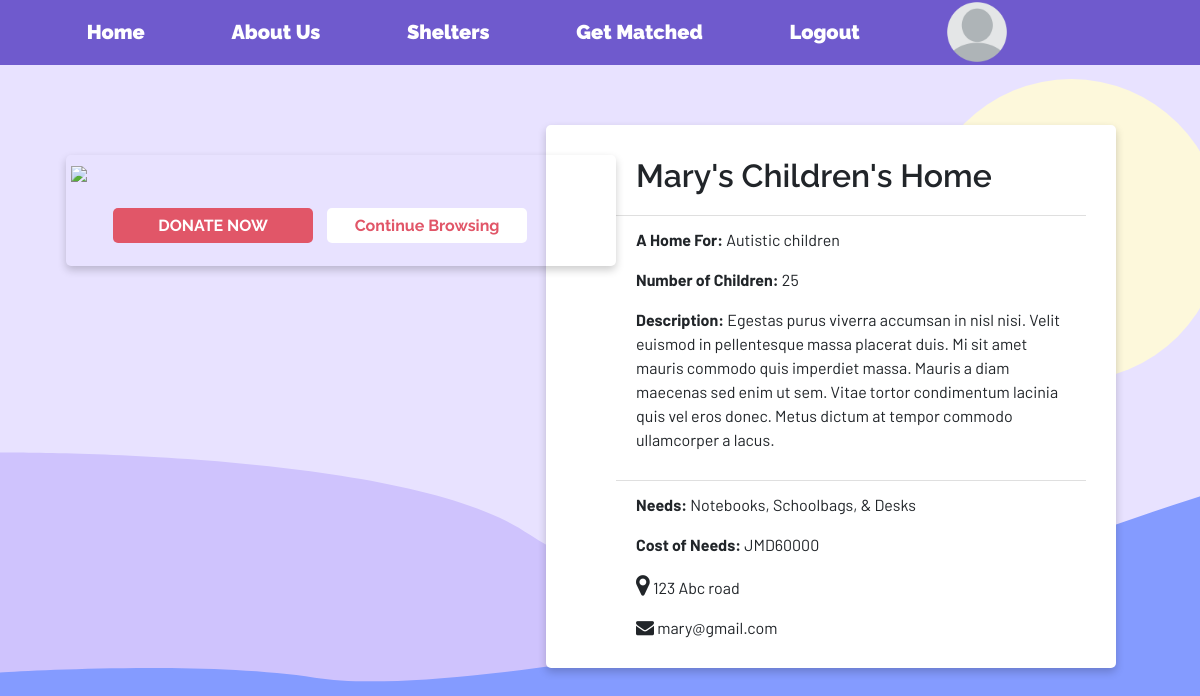
Screenshot of /learn-more/Mary's Children's Home (signed in) with the database file from the repository.
### website/models.py (models this page shows)
class Home(db.Model):
    id = db.Column(db.Integer, primary_key=True)
    home_name = db.Column(db.String(256))
    home_email = db.Column(db.String(256), unique=True)
    home_password = db.Column(db.String(16))
    home_location = db.Column(db.String(256))
    home_population = db.Column(db.Integer)
    home_specialization = db.Column(db.String(64))
    home_description = db.Column(db.String(512))
    home_needs = db.Column(db.String(512))
    home_needs_cost = db.Column(db.Integer)

### website/views.py (the view)
@views.route('/learn-more/<home_name>')
def shelter_details(home_name):
    shelter_details = Home.query.filter(Home.home_name==home_name).first()
    return render_template("shelter_details.html", user=current_user, shelter_details=shelter_details, home_name=home_name)

### website/__init__.py (called while the page is built)
def create_app():
    app = Flask(__name__)
    app.config['SECRET_KEY'] = 'changethislater' #encrypting session data
    app.config['SQLALCHEMY_DATABASE_URI'] = f"sqlite:///{DB_NAME}" #location of database
    db.init_app(app)
    from .views import views
    from .auth import auth
    app.register_blueprint(views, url_prefix='/')
    app.register_blueprint(auth, url_prefix='/')
    from .models import User
    create_database(app)
    login_manager = LoginManager()
    login_manager.login_view = "views.home"
    login_manager.init_app(app)
    @login_manager.user_loader
    def load_user(id):
        return User.query.get(int(id))
    return app

### website/templates/shelter_details.html (shortened to what this page needs)
{% extends "base.html" %}
{% block content%}
<body background="{{ url_for('static', filename='shelter_bg.png') }}">
<div class="container" style="box-shadow: 0 4px 8px 0 rgba(0,0,0,0.2); transition: 0.3s; border-radius: 5px; width: 550px; float: left; margin-left: 5.5vw; padding: 5px; margin-top: 2.5vw;">
    <img src="{{ url_for('static', filename='example.jpg') }}" style="max-width: 100%; max-height: 100%;">
    <br><br>
    <div style="font-family: 'Raleway', sans-serif; margin-left: 3.5vw; margin-bottom: 1.5vw;">
        <button style="margin-right: 10px; width:200px; height: 35px; border-radius: 5px; background-color: #E15668;"><a href="#" style="color: white;"><b>DONATE NOW</b></a></button>
        <button style="width: 200px; height: 35px; border-radius: 5px; background-color: white;"><a href="/shelters" style="color: #E15668;"><b>Continue Browsing</b></a></button>
    </div>
</div>
<div id="wrapper" class="container" style="background-color: white; width: 570px; margin-top: 5vw; margin-right: 7vw; box-shadow: 0 4px 8px 0 rgba(0,0,0,0.2); transition: 0.3s; border-radius: 5px;">
    <div class="container">
        <ul class="list-group list-group-flush">
            <li class="list-group-item" style="background-color: transparent !important;">
                <h2 style="font-family: 'Raleway', sans-serif; font-weight: 600; padding-top: 20px;">{{ home_name }}</h2>
            </li>
            <li class="list-group-item" style="background-color: transparent !important;">
                <p style="font-family: 'Barlow', sans-serif;"><b>A Home For:</b>   {{ shelter_details.home_specialization }}</p>
                <p style="font-family: 'Barlow', sans-serif;"><b>Number of Children:</b>   {{ shelter_details.home_population }}</p>
                <p style="font-family: 'Barlow', sans-serif;"><b>Description:</b>   {{ shelter_details.home_description }}</p>
            </li>
            <li class="list-group-item" style="background-color: transparent !important;">
                <p style="font-family: 'Barlow', sans-serif;"><b>Needs:</b>   {{ shelter_details.home_needs }}</p>
                <p style="font-family: 'Barlow', sans-serif;"><b>Cost of Needs:</b>   JMD{{ shelter_details.home_needs_cost }}</p>
                <p style="font-family: 'Barlow', sans-serif;"><i class="fa fa-map-marker" style="font-size:24px"></i>   {{ shelter_details.home_location }}</p>
                <p style="font-family: 'Barlow', sans-serif;"><i class="fa fa-envelope" style="font-size:18px"></i>   {{ shelter_details.home_email }}</p>
            </li>
        </ul>
    </div>
</div>
{% endblock %}

### website/static/navstyles.css (style rules this page uses)
* { padding:0px; margin:0px; border:0px; }
li { list-style-type: none; }

### website/static/match.css (style rules this page uses)
* { padding:0px; margin:0px; border:0px; }

### rows the page displays
Home: home_name "Mary's Children's Home", home_specialization "Autistic children", home_population "25", home_description "Egestas purus viverra accumsan in nisl nisi. Velit euismod in pellentesque massa placerat duis. Mi sit amet mauris commodo quis imperdiet massa. Mauris a diam maecenas sed enim ut sem. Vitae tortor condimentum lacinia quis vel eros donec. Metus dictum at tempor commodo ullamcorper a lacus.", home_needs "Notebooks, Schoolbags, & Desks", home_needs_cost "60000", home_location "123 Abc road", home_email "mary@gmail.com"
